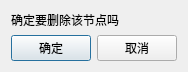
<?xml version="1.0" encoding="UTF-8"?>
<ui version="4.0">
 <class>Client_delete_Form</class>
 <widget class="QDialog" name="Client_delete_Form">
  <property name="geometry">
   <rect>
    <x>0</x>
    <y>0</y>
    <width>186</width>
    <height>66</height>
   </rect>
  </property>
  <property name="windowTitle">
   <string>Dialog</string>
  </property>
  <layout class="QGridLayout" name="gridLayout">
   <item row="0" column="0">
    <widget class="QLabel" name="label">
     <property name="text">
      <string>确定要删除该节点吗</string>
     </property>
    </widget>
   </item>
   <item row="1" column="0">
    <layout class="QHBoxLayout" name="horizontalLayout">
     <item>
      <widget class="QPushButton" name="btn_ok">
       <property name="text">
        <string>确定</string>
       </property>
      </widget>
     </item>
     <item>
      <widget class="QPushButton" name="btn_cannel">
       <property name="text">
        <string>取消</string>
       </property>
      </widget>
     </item>
    </layout>
   </item>
  </layout>
 </widget>
 <resources/>
 <connections/>
</ui>
